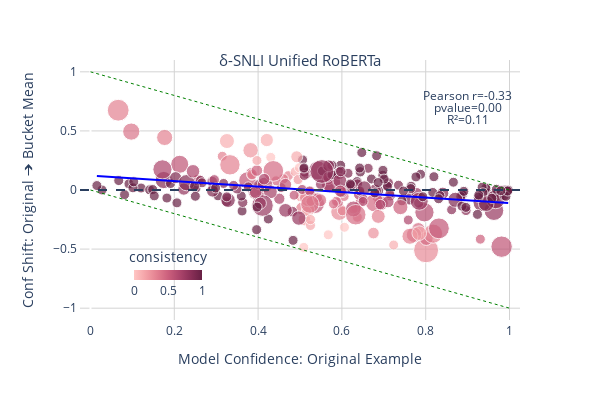
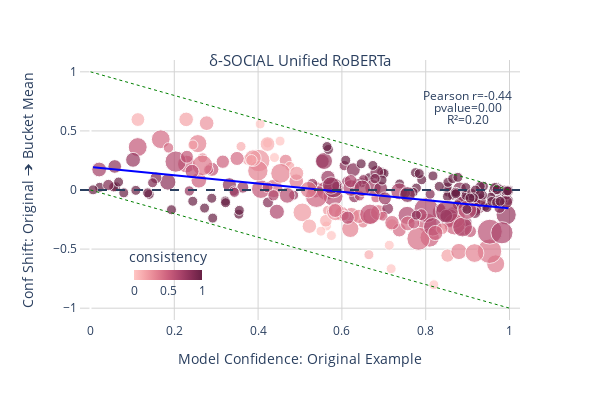
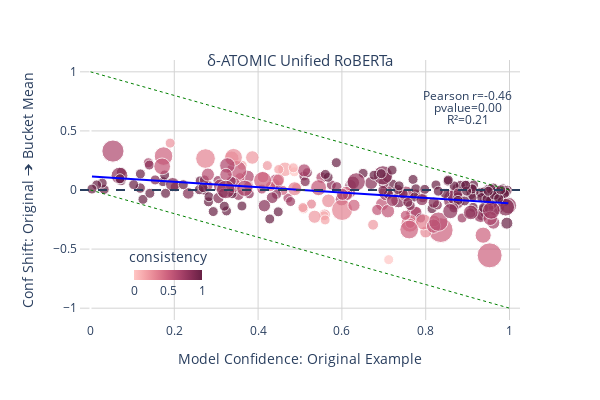

Notebook code for these charts, in order:
### Markdown cell above
## Unified RoBERTa

### Code cell
plot = plot_buckets('δ-SNLI Unified RoBERTa', dnli_human_bucket_predictions['snli']['unified_roberta'])
plot.write_image('plots/unified_roberta/snli-human-roberta-unified.pdf')
plot.show()

plot = plot_buckets('δ-SOCIAL Unified RoBERTa', dnli_human_bucket_predictions['social']['unified_roberta'])
plot.write_image('plots/unified_roberta/social-human-roberta-unified.pdf')
plot.show()

plot = plot_buckets('δ-ATOMIC Unified RoBERTa', dnli_human_bucket_predictions['atomic']['unified_roberta'])
plot.write_image('plots/unified_roberta/atomic-human-roberta-unified.pdf')
plot.show()

### Figure 1 — Plotly figure (JSON) as saved in the notebook; plotly's stock layout.template omitted (floating-point values rounded to 4 significant figures; data arrays with more than 128 entries replaced by an {"elided": "..."} marker saying what was removed)
{"data": [{"customdata": {"elided": "250x2 mixed values"}, "hovertemplate": "Model Confidence: Original Example=%{x}<br>Conf Shift: Original ➔ Bucket Mean=%{y}<br>example_id=%{customdata[0]}<br>bucket_confidence_std=%{customdata[1]}<br>consistency=%{marker.color}<extra></extra>", "legendgroup": "", "marker": {"color": {"elided": "250 float values"}, "coloraxis": "coloraxis", "size": {"elided": "250 float values"}, "sizemin": 5, "sizemode": "diameter", "sizeref": 0.0315, "symbol": "circle"}, "mode": "markers", "name": "", "orientation": "v", "showlegend": false, "type": "scatter", "x": {"elided": "250 float values"}, "xaxis": "x", "y": {"elided": "250 float values"}, "yaxis": "y"}, {"hovertemplate": "<b>OLS trendline</b><br>conf_shift = -0.231652 * original_confidence + 0.121867<br>R<sup>2</sup>=0.108553<br><br>Model Confidence: Original Example=%{x}<br>Conf Shift: Original ➔ Bucket Mean=%{y} <b>(trend)</b><extra></extra>", "legendgroup": "", "line": {"color": "blue"}, "marker": {"size": {"elided": "250 float values"}, "sizemin": 5, "sizemode": "diameter", "sizeref": 0.0315, "symbol": "circle"}, "mode": "lines", "name": "", "showlegend": false, "type": "scatter", "x": {"elided": "250 float values"}, "xaxis": "x", "y": {"elided": "250 float values"}, "yaxis": "y"}, {"line": {"color": "green", "dash": "dot", "width": 1}, "mode": "lines", "type": "scatter", "x": [0, 1], "y": [1, 0]}, {"line": {"color": "green", "dash": "dot", "width": 1}, "mode": "lines", "type": "scatter", "x": [0, 1], "y": [0, -1]}], "layout": {"annotations": [{"arrowhead": 0, "font": {"size": 15}, "showarrow": false, "text": "δ-SNLI Unified RoBERTa", "x": 0.5, "y": 1.1}, {"arrowhead": 0, "showarrow": false, "text": "Pearson r=-0.33", "x": 0.9, "y": 0.8}, {"arrowhead": 0, "showarrow": false, "text": "pvalue=0.00", "x": 0.9, "y": 0.7}, {"arrowhead": 0, "showarrow": false, "text": "R²=0.11", "x": 0.9, "y": 0.6}], "coloraxis": {"colorbar": {"len": 0.2, "orientation": "h", "thickness": 10, "title": {"side": "top", "text": "consistency"}, "x": 0.2, "y": 0.05}, "colorscale": [[0, "rgb(255, 198, 196)"], [0.1667, "rgb(244, 163, 168)"], [0.3333, "rgb(227, 129, 145)"], [0.5, "rgb(204, 96, 125)"], [0.6667, "rgb(173, 70, 108)"], [0.8333, "rgb(139, 48, 88)"], [1, "rgb(103, 32, 68)"]]}, "height": 400, "legend": {"orientation": "h", "tracegroupgap": 0}, "margin": {"t": 60}, "plot_bgcolor": "white", "shapes": [{"line": {"dash": "dash"}, "type": "line", "x0": 0, "x1": 1, "xref": "x domain", "y0": 0, "y1": 0, "yref": "y"}], "showlegend": false, "width": 600, "xaxis": {"anchor": "y", "domain": [0, 1], "gridcolor": "lightgrey", "mirror": true, "range": [-0.025, 1.025], "showline": true, "title": {"text": "Model Confidence: Original Example"}}, "yaxis": {"anchor": "x", "domain": [0, 1], "gridcolor": "lightgrey", "mirror": true, "range": [-1.1, 1.1], "showline": true, "title": {"text": "Conf Shift: Original ➔ Bucket Mean"}}}}

### Figure 2 — Plotly figure (JSON) as saved in the notebook; plotly's stock layout.template omitted (floating-point values rounded to 4 significant figures; data arrays with more than 128 entries replaced by an {"elided": "..."} marker saying what was removed)
{"data": [{"customdata": {"elided": "250x2 mixed values"}, "hovertemplate": "Model Confidence: Original Example=%{x}<br>Conf Shift: Original ➔ Bucket Mean=%{y}<br>example_id=%{customdata[0]}<br>bucket_confidence_std=%{customdata[1]}<br>consistency=%{marker.color}<extra></extra>", "legendgroup": "", "marker": {"color": {"elided": "250 float values"}, "coloraxis": "coloraxis", "size": {"elided": "250 float values"}, "sizemin": 5, "sizemode": "diameter", "sizeref": 0.03323, "symbol": "circle"}, "mode": "markers", "name": "", "orientation": "v", "showlegend": false, "type": "scatter", "x": {"elided": "250 float values"}, "xaxis": "x", "y": {"elided": "250 float values"}, "yaxis": "y"}, {"hovertemplate": "<b>OLS trendline</b><br>conf_shift = -0.35049 * original_confidence + 0.195662<br>R<sup>2</sup>=0.196460<br><br>Model Confidence: Original Example=%{x}<br>Conf Shift: Original ➔ Bucket Mean=%{y} <b>(trend)</b><extra></extra>", "legendgroup": "", "line": {"color": "blue"}, "marker": {"size": {"elided": "250 float values"}, "sizemin": 5, "sizemode": "diameter", "sizeref": 0.03323, "symbol": "circle"}, "mode": "lines", "name": "", "showlegend": false, "type": "scatter", "x": {"elided": "250 float values"}, "xaxis": "x", "y": {"elided": "250 float values"}, "yaxis": "y"}, {"line": {"color": "green", "dash": "dot", "width": 1}, "mode": "lines", "type": "scatter", "x": [0, 1], "y": [1, 0]}, {"line": {"color": "green", "dash": "dot", "width": 1}, "mode": "lines", "type": "scatter", "x": [0, 1], "y": [0, -1]}], "layout": {"annotations": [{"arrowhead": 0, "font": {"size": 15}, "showarrow": false, "text": "δ-SOCIAL Unified RoBERTa", "x": 0.5, "y": 1.1}, {"arrowhead": 0, "showarrow": false, "text": "Pearson r=-0.44", "x": 0.9, "y": 0.8}, {"arrowhead": 0, "showarrow": false, "text": "pvalue=0.00", "x": 0.9, "y": 0.7}, {"arrowhead": 0, "showarrow": false, "text": "R²=0.20", "x": 0.9, "y": 0.6}], "coloraxis": {"colorbar": {"len": 0.2, "orientation": "h", "thickness": 10, "title": {"side": "top", "text": "consistency"}, "x": 0.2, "y": 0.05}, "colorscale": [[0, "rgb(255, 198, 196)"], [0.1667, "rgb(244, 163, 168)"], [0.3333, "rgb(227, 129, 145)"], [0.5, "rgb(204, 96, 125)"], [0.6667, "rgb(173, 70, 108)"], [0.8333, "rgb(139, 48, 88)"], [1, "rgb(103, 32, 68)"]]}, "height": 400, "legend": {"orientation": "h", "tracegroupgap": 0}, "margin": {"t": 60}, "plot_bgcolor": "white", "shapes": [{"line": {"dash": "dash"}, "type": "line", "x0": 0, "x1": 1, "xref": "x domain", "y0": 0, "y1": 0, "yref": "y"}], "showlegend": false, "width": 600, "xaxis": {"anchor": "y", "domain": [0, 1], "gridcolor": "lightgrey", "mirror": true, "range": [-0.025, 1.025], "showline": true, "title": {"text": "Model Confidence: Original Example"}}, "yaxis": {"anchor": "x", "domain": [0, 1], "gridcolor": "lightgrey", "mirror": true, "range": [-1.1, 1.1], "showline": true, "title": {"text": "Conf Shift: Original ➔ Bucket Mean"}}}}

### Figure 3 — Plotly figure (JSON) as saved in the notebook; plotly's stock layout.template omitted (floating-point values rounded to 4 significant figures; data arrays with more than 128 entries replaced by an {"elided": "..."} marker saying what was removed)
{"data": [{"customdata": {"elided": "250x2 mixed values"}, "hovertemplate": "Model Confidence: Original Example=%{x}<br>Conf Shift: Original ➔ Bucket Mean=%{y}<br>example_id=%{customdata[0]}<br>bucket_confidence_std=%{customdata[1]}<br>consistency=%{marker.color}<extra></extra>", "legendgroup": "", "marker": {"color": {"elided": "250 float values"}, "coloraxis": "coloraxis", "size": {"elided": "250 float values"}, "sizemin": 5, "sizemode": "diameter", "sizeref": 0.03096, "symbol": "circle"}, "mode": "markers", "name": "", "orientation": "v", "showlegend": false, "type": "scatter", "x": {"elided": "250 float values"}, "xaxis": "x", "y": {"elided": "250 float values"}, "yaxis": "y"}, {"hovertemplate": "<b>OLS trendline</b><br>conf_shift = -0.227246 * original_confidence + 0.115461<br>R<sup>2</sup>=0.210613<br><br>Model Confidence: Original Example=%{x}<br>Conf Shift: Original ➔ Bucket Mean=%{y} <b>(trend)</b><extra></extra>", "legendgroup": "", "line": {"color": "blue"}, "marker": {"size": {"elided": "250 float values"}, "sizemin": 5, "sizemode": "diameter", "sizeref": 0.03096, "symbol": "circle"}, "mode": "lines", "name": "", "showlegend": false, "type": "scatter", "x": {"elided": "250 float values"}, "xaxis": "x", "y": {"elided": "250 float values"}, "yaxis": "y"}, {"line": {"color": "green", "dash": "dot", "width": 1}, "mode": "lines", "type": "scatter", "x": [0, 1], "y": [1, 0]}, {"line": {"color": "green", "dash": "dot", "width": 1}, "mode": "lines", "type": "scatter", "x": [0, 1], "y": [0, -1]}], "layout": {"annotations": [{"arrowhead": 0, "font": {"size": 15}, "showarrow": false, "text": "δ-ATOMIC Unified RoBERTa", "x": 0.5, "y": 1.1}, {"arrowhead": 0, "showarrow": false, "text": "Pearson r=-0.46", "x": 0.9, "y": 0.8}, {"arrowhead": 0, "showarrow": false, "text": "pvalue=0.00", "x": 0.9, "y": 0.7}, {"arrowhead": 0, "showarrow": false, "text": "R²=0.21", "x": 0.9, "y": 0.6}], "coloraxis": {"colorbar": {"len": 0.2, "orientation": "h", "thickness": 10, "title": {"side": "top", "text": "consistency"}, "x": 0.2, "y": 0.05}, "colorscale": [[0, "rgb(255, 198, 196)"], [0.1667, "rgb(244, 163, 168)"], [0.3333, "rgb(227, 129, 145)"], [0.5, "rgb(204, 96, 125)"], [0.6667, "rgb(173, 70, 108)"], [0.8333, "rgb(139, 48, 88)"], [1, "rgb(103, 32, 68)"]]}, "height": 400, "legend": {"orientation": "h", "tracegroupgap": 0}, "margin": {"t": 60}, "plot_bgcolor": "white", "shapes": [{"line": {"dash": "dash"}, "type": "line", "x0": 0, "x1": 1, "xref": "x domain", "y0": 0, "y1": 0, "yref": "y"}], "showlegend": false, "width": 600, "xaxis": {"anchor": "y", "domain": [0, 1], "gridcolor": "lightgrey", "mirror": true, "range": [-0.025, 1.025], "showline": true, "title": {"text": "Model Confidence: Original Example"}}, "yaxis": {"anchor": "x", "domain": [0, 1], "gridcolor": "lightgrey", "mirror": true, "range": [-1.1, 1.1], "showline": true, "title": {"text": "Conf Shift: Original ➔ Bucket Mean"}}}}
